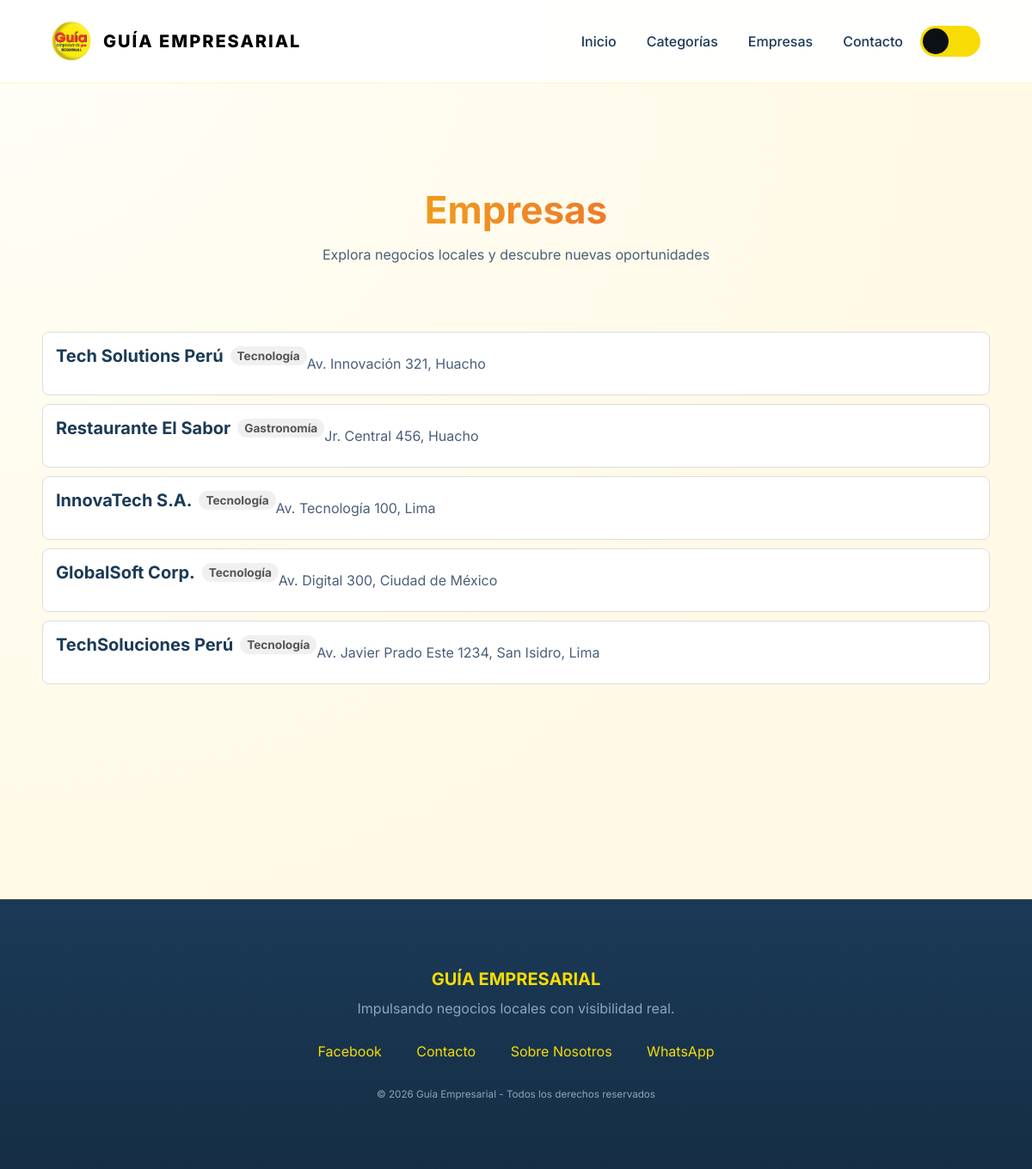
The app's page /empresas.php, older data.
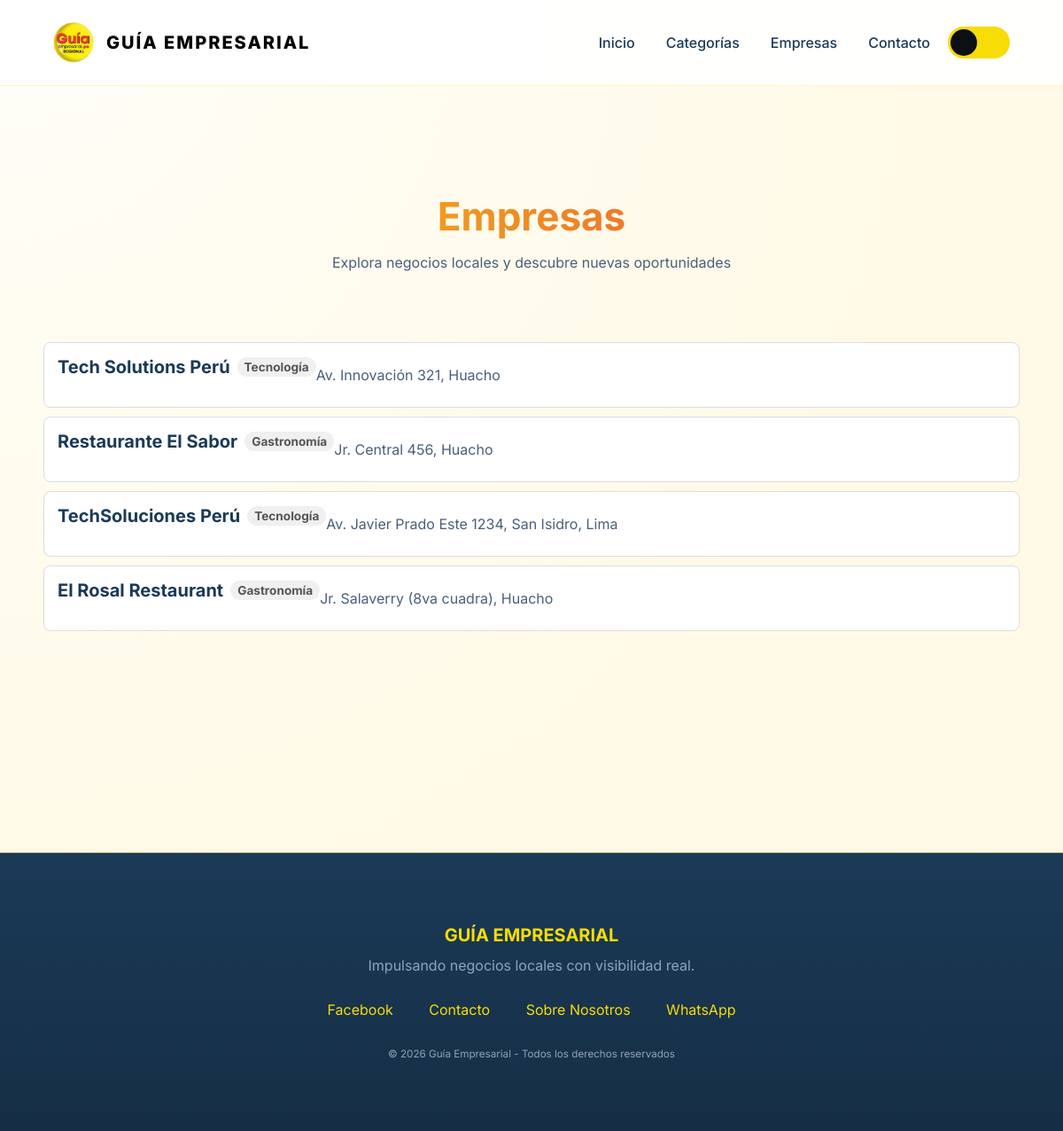
The same page, newer data.
### tables this page shows
CREATE TABLE `empresas` (
  `id_empresa` int(11) NOT NULL,
  `logo` varchar(255) DEFAULT NULL,
  `nombre` varchar(150) NOT NULL,
  `email` varchar(100) DEFAULT NULL,
  `telefono` varchar(20) DEFAULT NULL,
  `direccion` varchar(200) DEFAULT NULL,
  `id_categoria` int(11) DEFAULT NULL,
  `fecha_registro` timestamp NOT NULL DEFAULT current_timestamp(),
  `horario` varchar(100) DEFAULT NULL,
  `descripcion` text DEFAULT NULL,
  `ubicacion_link` varchar(500) DEFAULT NULL,
  `link_empresa` varchar(255) DEFAULT NULL
);

CREATE TABLE `categorias` (
  `id_categoria` int(11) NOT NULL,
  `nombre` varchar(100) NOT NULL,
  `descripcion` text DEFAULT NULL
);

### empresas.php (the view, shortened to what this page needs)
<?php include 'includes/header.php'; ?>
<?php include 'db.php'; ?>
<section class="page-section">
    <div class="container">
        <div class="section-header">
            <h1>Empresas</h1>
            <p>Explora negocios locales y descubre nuevas oportunidades</p>
        </div>
        <?php
        $tabla = "empresas";
        $sql = "SELECT e.*, c.nombre AS categoria
                FROM $tabla e
                JOIN categorias c ON e.id_categoria = c.id_categoria";
        $resultado = $conexion->query($sql);
        if($resultado && $resultado->num_rows > 0):
            while($fila = $resultado->fetch_assoc()):
        ?>
        <div class="empresa-card-modern" onclick="toggleContacto(this)">
            <div class="empresa-header">
                <h3><?= htmlspecialchars($fila['nombre']) ?></h3>
                <span class="categoria-badge">
                    <?= htmlspecialchars($fila['categoria']) ?>
                </span>
            </div>
            <p class="empresa-direccion">
                <?= htmlspecialchars($fila['direccion'] ?? '') ?>
            </p>
        </div>
        <?php
            endwhile;
        else:
            echo "<p class='no-results'>No hay resultados disponibles.</p>";
        endif;
        ?>
    </div>
</section>
<?php include 'includes/footer.php'; ?>

### includes/Header.php (shortened to what this page needs)
<!DOCTYPE html>
<html lang="es">
<head>
    <link rel="stylesheet" href="assets/css/style.css">
</head>
<body>
<header class="main-header">
  <div class="nav-container">
    <div class="brand">
      <img src="assets/img/image.png" alt="Guía Empresarial" class="logo">
      <span class="brand-name">GUÍA EMPRESARIAL</span>
    </div>
    <div class="nav-actions">
      <nav class="nav-links">
        <a href="index.php">Inicio</a>
        <a href="#categorias">Categorías</a>
        <a href="#empresas">Empresas</a>
        <a href="#contacto">Contacto</a>
      </nav>
      <label class="theme-switch">
        <span class="slider"></span>
      </label>
    </div>
  </div>
</header>
<main>

### includes/footer.php (shortened to what this page needs)
</main>
<footer class="main-footer">
    <div class="footer-container">
        <div class="footer-brand">
            <h3>GUÍA EMPRESARIAL</h3>
            <p>Impulsando negocios locales con visibilidad real.</p>
        </div>
        <div class="footer-links">
            <a href="https://www.facebook.com/guiaempresarios" target="_blank" rel="noopener noreferrer">
                Facebook
            </a>
            <a href="contacto.php">Contacto</a>
            <a href="sobre.php">Sobre Nosotros</a>
            <a href="https://wa.me/51987226299" target="_blank" rel="noopener noreferrer">
                WhatsApp
            </a>
        </div>
        <div class="footer-copy">
            <small>
                © <?php echo date('Y'); ?> Guía Empresarial - Todos los derechos reservados
            </small>
        </div>
    </div>
</footer>
</body>
</html>

### assets/css/style.css (style rules this page uses)
* { margin:0; padding:0; box-sizing:border-box; }
body { font-family:'Inter',sans-serif; background:radial-gradient(circle at top left,#fffef8,#fff9e6 60%); color:#1B3A57; min-height:100vh; display:flex; flex-direction:column; }
main { flex:1; }
.main-header { background:rgba(255,255,255,0.95); backdrop-filter:blur(12px); border-bottom:1px solid rgba(247,220,5,0.25); padding:25px 60px; }
.nav-container { max-width:1400px; margin:auto; display:flex; justify-content:space-between; align-items:center; }
.brand { display:flex; align-items:center; gap:14px; }
.logo { width:46px; height:46px; border-radius:10px; }
.brand-name { font-weight:800; letter-spacing:2px; font-size:20px; color:black }
.brand-name:after { content:""; position:absolute; color: yellow; transition:0.3s ease; }
.nav-links { display:flex; gap:35px; }
.nav-links a { text-decoration:none; color:#1B3A57; font-weight:500; position:relative; transition:0.3s ease; }
.nav-links a::after { content:""; position:absolute; left:0; bottom:-6px; width:0%; height:2px; background:linear-gradient(90deg,#F7DC05,#E63946); transition:0.3s ease; }
.page-section { padding:120px 20px; }
.container { max-width:1400px; width:95%; margin:auto; }
.section-header { text-align:center; margin-bottom:80px; }
.section-header h1 { font-size:44px; margin-bottom:15px; background:linear-gradient(90deg,#F7DC05,#E63946); -webkit-background-clip:text; -webkit-text-fill-color:transparent; }
.section-header p { color:#4a5f7a; }
.empresa-card-modern { background:linear-gradient(145deg,#ffffff,#fff9e6); padding:35px; border-radius:20px; margin-bottom:35px; transition:0.35s ease; cursor:pointer; border:1px solid rgba(247,220,5,0.2); }
.empresa-header { display:flex; justify-content:space-between; align-items:center; margin-bottom:18px; }
.empresa-header h3 { font-size:20px; color:#1B3A57; }
.categoria-badge { background:linear-gradient(135deg,#F7DC05,#E63946); color:#ffffff; padding:7px 14px; border-radius:30px; font-size:12px; font-weight:700; }
.empresa-direccion { color:#4a5f7a; }
.main-footer { background:linear-gradient(180deg,#1B3A57,#152e45); padding:80px 20px; border-top:1px solid rgba(247,220,5,0.25); margin-top:120px; }
.footer-container { max-width:1400px; width:95%; margin:auto; text-align:center; }
.footer-brand h3 { color:#F7DC05; margin-bottom:12px; font-size:20px; }
.footer-brand p { color:#8fa5bb; margin-bottom:30px; }
.footer-links a { color:#F7DC05; margin:0 18px; text-decoration:none; transition:0.3s ease; }
.footer-copy { color:#8fa5bb; font-size:14px; margin-top:30px; }
:root { --accent-amarillo: #F7DC05; --accent-rojo: #E63946; --accent-azul: #1B3A57; --fondo-claro-1: #ffffff; --fondo-claro-2: #fff9e6; --texto-principal: #1B3A57; --texto-muted: #4a5f7a; --borde-acento: rgba(247,220,5,0.25); --shadow-soft: 0 25px 60px rgba(27,58,87,0.12); --shadow-accent: 0 15px 35px rgba(230,57,70,0.35); --radius: 12px; }
.main-header { position: sticky; top: 0; z-index: 1000; }
.empresa-card-modern, .categoria-card, .info-card, .contact-card, .contact-info-box { border-radius: 18px; border: 1px solid rgba(247,220,5,0.2); }
.theme-switch { position: relative; display: inline-block; width: 70px; height: 36px; }
.slider { position: absolute; cursor: pointer; top: 0; left: 0; right: 0; bottom: 0; background: linear-gradient(135deg, #F7DC05, #F7DC05); border-radius: 40px; transition: 0.4s; }
.slider:before { position: absolute; content: ""; height: 30px; width: 30px; left: 3px; bottom: 3px; background: #0c0f14; border-radius: 50%; transition: 0.4s; }
.nav-actions { display: flex; align-items: center; gap: 20px; }
.empresa-card-modern { display: flex; align-items: center; border: 1px solid #ddd; padding: 15px; margin: 10px 0; border-radius: 8px; background: #fff; }
.categoria-badge { display: inline-block; background: #f0f0f0; color: #555; font-size: 0.85em; padding: 3px 8px; border-radius: 12px; margin-left: 8px; }

Row changes from the older to the newer data that the page shows:
removed empresas: nombre "InnovaTech S.A.", id_categoria.nombre "Tecnología", direccion "Av. Tecnología 100, Lima"
removed empresas: nombre "GlobalSoft Corp.", id_categoria.nombre "Tecnología", direccion "Av. Digital 300, Ciudad de México"
added empresas: nombre "El Rosal Restaurant", id_categoria.nombre "Gastronomía", direccion "Jr. Salaverry (8va cuadra), Huacho"
